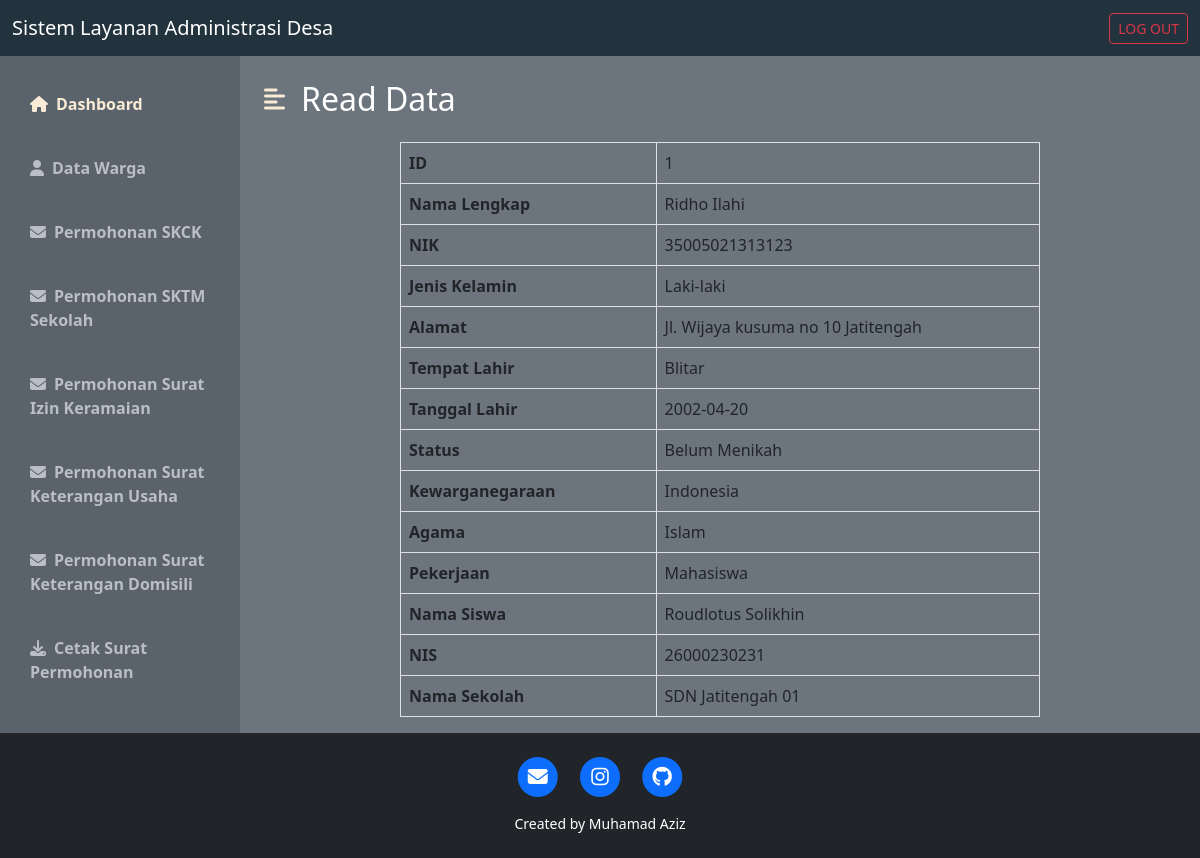
The app's page /wargasktmread.php?id_sktm=1 with its own data.
### tables this page shows
CREATE TABLE IF NOT EXISTS `sktm` (
  `id_sktm` int(11) NOT NULL AUTO_INCREMENT,
  `id_data` int(11) NOT NULL DEFAULT '0',
  `namaa` varchar(50) NOT NULL DEFAULT '0',
  `nis` varchar(50) NOT NULL DEFAULT '0',
  `sekolah` varchar(50) NOT NULL DEFAULT '0',
  PRIMARY KEY (`id_sktm`),
  KEY `FK_sktm_data` (`id_data`),
  CONSTRAINT `FK_sktm_data` FOREIGN KEY (`id_data`) REFERENCES `data` (`id_data`)
);

CREATE TABLE IF NOT EXISTS `data` (
  `id_data` int(11) NOT NULL AUTO_INCREMENT,
  `nama` varchar(50) NOT NULL DEFAULT '0',
  `nik` varchar(50) DEFAULT NULL,
  `jenis` varchar(50) DEFAULT NULL,
  `temp` varchar(50) DEFAULT NULL,
  `tgl` varchar(50) DEFAULT NULL,
  `status` varchar(50) DEFAULT NULL,
  `kewarganegaraan` varchar(50) DEFAULT NULL,
  `agama` varchar(50) DEFAULT NULL,
  `pekerjaan` varchar(50) DEFAULT NULL,
  `alamat` varchar(50) DEFAULT NULL,
  PRIMARY KEY (`id_data`) USING BTREE
);

### wargasktmread.php (the view, shortened to what this page needs)
<!DOCTYPE html>
<html lang="en">
<head>
    <link href="https://cdn.jsdelivr.net/npm/bootstrap@5.2.0-beta1/dist/css/bootstrap.min.css" rel="stylesheet">
    <link rel="stylesheet" href="https://cdnjs.cloudflare.com/ajax/libs/font-awesome/6.1.1/css/all.min.css" />
    <link rel="stylesheet" href="css/style_dashboard.css">
</head>
<body>
    <?php
    include "koneksi.php";
    $dataa = $_GET['id_sktm'];
    $sql = "SELECT * FROM sktm INNER JOIN data ON sktm.id_data=data.id_data WHERE id_sktm = '$dataa'";
    $query = $conn->query($sql);
    ?>
    <nav class="navbar navbar-dark" style="background-color: #22333E;">
        <div class="container-fluid">
            <a class="navbar-brand">Sistem Layanan Administrasi Desa</a>
            <form class="d-flex" role="search">
                <a href="logout.php" class="btn btn-outline-danger btn-sm" role="button">LOG OUT</a>
            </form>
        </div>
    </nav>
    <div class="d-flex bg-secondary text-white" id="wrapper">
        <div class="" id="sidebar-wrapper" style="background-color: #5a636b;">
            <div class="list-group list-group-flush my-3">
                <a href="warga.php" class="list-group-item list-group-item-action bg-transparent second-text fw-bold active"><i class="fas fa-home me-2"></i>Dashboard</a>
                <a href="wargadata.php" class="list-group-item list-group-item-action bg-transparent second-text fw-bold"><i class="fas fa-user me-2"></i>Data Warga</a>
                <a href="wargaskck.php" class="list-group-item list-group-item-action bg-transparent second-text fw-bold"><i class="fas fa-envelope me-2"></i>Permohonan SKCK</a>
                <a href="wargasktm.php" class="list-group-item list-group-item-action bg-transparent second-text fw-bold"><i class="fas fa-envelope me-2"></i>Permohonan SKTM Sekolah</a>
                <a href="wargasik.php" class="list-group-item list-group-item-action bg-transparent second-text fw-bold"><i class="fas fa-envelope me-2"></i>Permohonan Surat Izin Keramaian</a>
                <a href="wargausaha.php" class="list-group-item list-group-item-action bg-transparent second-text fw-bold"><i class="fas fa-envelope me-2"></i>Permohonan Surat Keterangan Usaha</a>
                <a href="wargaskd.php" class="list-group-item list-group-item-action bg-transparent second-text fw-bold"><i class="fas fa-envelope me-2"></i>Permohonan Surat Keterangan Domisili</a>
                <a href="download.php" class="list-group-item list-group-item-action bg-transparent second-text fw-bold"><i class="fas fa-download me-2"></i>Cetak Surat Permohonan</a>
            </div>
        </div>
        <div id="page-content-wrapper">
            <nav class="navbar navbar-expand-lg navbar-light bg-transparent py-4 px-4">
                <div class="d-flex align-items-center">
                    <i class="fas fa-align-left primary-text fs-4 me-3" id="menu-toggle"></i>
                    <h2 class="fs-2 m-0">Read Data</h2>
                </div>
            </nav>
            <div class="card-body table-responsive">
                    <div class="col-md-8 offset-md-2">
                        <table class="table table-bordered">
                            <tbody>
                <?php
                if ($query) {
                    while ($data = mysqli_fetch_array($query)) {
                ?>
                    <tr>
                                <th style="width: 40%">ID</th>
                                <td><?php echo $data['id_sktm'] ?></td>
                            </tr>
                            <tr>
                                <th style="width: 40%">Nama Lengkap</th>
                                <td><?php echo $data['nama'] ?></td>
                            </tr>
                            <tr>
                                <th style="width: 40%">NIK</th>
                                <td><?php echo $data['nik'] ?></td>
                            </tr>
                            <tr>
                                <th style="width: 40%">Jenis Kelamin</th>
                                <td><?php echo $data['jenis'] ?></td>
                            </tr>
                            <tr>
                                <th style="width: 40%">Alamat</th>
                                <td><?php echo $data['alamat'] ?></td>
                            </tr>
                            <tr>
                                <th style="width: 40%">Tempat Lahir</th>
                                <td><?php echo $data['temp'] ?></td>
                            </tr>
                            <tr>
                                <th style="width: 40%">Tanggal Lahir</th>
                                <td><?php echo $data['tgl'] ?></td>
                            </tr>
                            <tr>
                                <th style="width: 40%">Status</th>
                                <td><?php echo $data['status'] ?></td>
                            </tr>
                            <tr>
                                <th style="width: 40%">Kewarganegaraan</th>
                                <td><?php echo $data['kewarganegaraan'] ?></td>
                            </tr>
                            <tr>
                                <th style="width: 40%">Agama</th>
                                <td><?php echo $data['agama'] ?></td>
                            </tr>
                            <tr>
                                <th style="width: 40%">Pekerjaan</th>
                                <td><?php echo $data['pekerjaan'] ?></td>
                            </tr>
                            <tr>
                                <th style="width: 40%">Nama Siswa</th>
                                <td><?php echo $data['namaa'] ?></td>
                            </tr>
                            <tr>
                                <th style="width: 40%">NIS</th>
                                <td><?php echo $data['nis'] ?></td>
                            </tr>
                            <tr>
                                <th style="width: 40%">Nama Sekolah</th>
                                <td><?php echo $data['sekolah'] ?></td>
                            </tr>
                    </tbody>
                    </table>
                </div>
            </div>
                <?php
                    }
                }
                ?>
            </div>
        </div>
    <footer class="bg-dark text-center text-white p-4">
        <div class="row gx-4 gx-lg-5 justify-content-center">
            <div class="col-md-10 col-lg-8 col-xl-7">
                <ul class="list-inline text-center">
                    <li class="list-inline-item">
                        <a href="mailto:muhamadaziz564@gmail.com">
                            <span class="fa-stack fa-lg">
                                <i class="fas fa-circle fa-stack-2x"></i>
                                <i class="fas fa-envelope fa-stack-1x fa-inverse"></i>
                            </span>
                        </a>
                    </li>
                    <li class="list-inline-item">
                        <a href="https://www.instagram.com/az_muhamad07/">
                            <span class="fa-stack fa-lg">
                                <i class="fas fa-circle fa-stack-2x"></i>
                                <i class="fab fa-instagram fa-stack-1x fa-inverse"></i>
                            </span>
                        </a>
                    </li>
                    <li class="list-inline-item">
                        <a href="https://github.com/aziz4678">
                            <span class="fa-stack fa-lg">
                                <i class="fas fa-circle fa-stack-2x"></i>
                                <i class="fab fa-github fa-stack-1x fa-inverse"></i>
                            </span>
                        </a>
                    </li>
                </ul>
                <div class="small text-center">Created by Muhamad Aziz</div>
            </div>
        </div>
    </footer>
</body>
</html>

### css/style_dashboard.css (style rules this page uses)
:root { --main-text-color: antiquewhite; --second-text-color: #bbbec5; --second-bg-color: #c1efde; }
.primary-text { color: var(--main-text-color); }
.second-text { color: var(--second-text-color); }
#wrapper { overflow-x: hidden; }
#sidebar-wrapper { min-height: 78vh; margin-left: -15rem; -webkit-transition: margin 0.25s ease-out; -moz-transition: margin 0.25s ease-out; -o-transition: margin 0.25s ease-out; transition: margin 0.25s ease-out; }
#sidebar-wrapper .list-group { width: 15rem; }
#page-content-wrapper { min-width: 100vw; }
#menu-toggle { cursor: pointer; }
.list-group-item { border: none; padding: 20px 30px; }
.list-group-item.active { background-color: transparent; color: var(--main-text-color); font-weight: bold; border: none; }
@media (min-width: 768px) { #sidebar-wrapper { margin-left: 0; } }
@media (min-width: 768px) { #page-content-wrapper { min-width: 0; width: 100%; } }

### records on screen
sktm: id_sktm "1", id_data.nama "Ridho Ilahi", id_data.nik "35005021313123", id_data.jenis "Laki-laki", id_data.alamat "Jl. Wijaya kusuma no 10 Jatitengah", id_data.temp "Blitar", id_data.tgl "2002-04-20", id_data.status "Belum Menikah", id_data.kewarganegaraan "Indonesia", id_data.agama "Islam", id_data.pekerjaan "Mahasiswa", namaa "Roudlotus Solikhin", nis "26000230231", sekolah "SDN Jatitengah 01"
